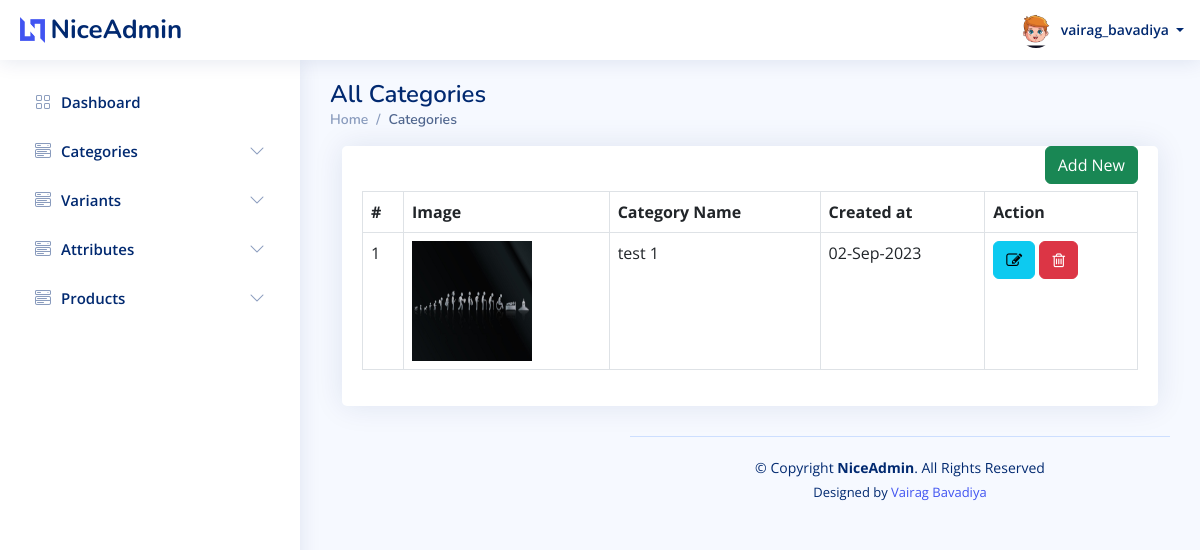
Page /admin/categories/all.php (signed in) on the committed database.
### tables this page shows
CREATE TABLE `users` (
  `id` int(20) NOT NULL,
  `u_name` varchar(50) NOT NULL,
  `email` varchar(50) NOT NULL,
  `phone_no` varchar(10) NOT NULL,
  `password` varchar(10) NOT NULL,
  `u_type_id` int(20) NOT NULL,
  `u_profile` varchar(100) NOT NULL,
  `created_at` datetime NOT NULL,
  `updated_at` datetime NOT NULL,
  `created_by` int(20) DEFAULT NULL,
  `updated_by` int(20) DEFAULT NULL,
  `is_active` tinyint(1) NOT NULL
);

CREATE TABLE `category` (
  `id` int(20) NOT NULL,
  `category_name` varchar(20) NOT NULL,
  `category_description` text NOT NULL,
  `image` varchar(50) NOT NULL,
  `created_by` varchar(50) NOT NULL,
  `updated_by` varchar(50) NOT NULL,
  `created_at` datetime NOT NULL,
  `updated_at` datetime NOT NULL,
  `is_active` tinyint(1) NOT NULL
);

### admin/categories/all.php (the view, shortened to what this page needs)
<?php
require('../config.php');
require('../header.php');
?>
<main id="main" class="main">
    <div class="pagetitle">
        <h1>All Categories</h1>
        <nav>
            <ol class="breadcrumb">
                <li class="breadcrumb-item active"><a href="/e-commerce/admin/dashboard.php">Home</a></li>
                <li class="breadcrumb-item active">Categories</li>
            </ol>
        </nav>
    </div>
    <section class="content">
        <div class="container-fluid">
            <div class="row">
                <div class="col-lg-12 grid-margin stretch-card">
                    <div class="card">
                        <div class="card-body">
                            <div style="margin-bottom: 45px;">
                                <a href="/e-commerce/admin/categories/create.php" class="btn btn-success" style="float: right; margin-left: 15px;">Add New</a>
                            </div>
                            <table class="table table-bordered datatable" id="table_id">
                                <thead>
                                    <tr>
                                        <th>#</th>
                                        <th>Image</th>
                                        <th>Category Name</th>
                                        <th>Created at</th>
                                        <th>Action</th>
                                    </tr>
                                </thead>
                                <tbody>
                                    <?php
                                    $query = "SELECT id,category_name,image,category_description,created_at from category ORDER BY id DESC";
                                    if ($result = $conn->query($query)) {
                                        $i = 0;
                                        while ($row = $result->fetch_assoc()) {
                                            $i++;
                                    ?>
                                            <tr>
                                                <td><?php echo $i; ?></td>
                                                <td>
                                                    <?php
                                                    if ($row['image'] == "")
                                                        echo "-";
                                                    else { ?>
                                                        <img height="120" width="120" src=" <?php echo $row['image']; ?>">
                                                    <?php
                                                    }
                                                    ?>
                                                </td>
                                                <td><?php echo $row['category_name']; ?></td>
                                                <td><?php echo date('d-M-Y', strtotime($row['created_at'])); ?></td>
                                                <td>
                                                    <a class="btn btn-info" href="edit.php?id=<?php echo $row["id"]; ?>"><i class="fa fa-edit"></i></a>
                                                    <a class="btn btn-danger" href="delete.php?id=<?php echo $row["id"]; ?>"><i class="fa fa-trash-o"></i></a>
                                                </td>
                                            </tr>
                                    <?php
                                        }
                                    }
                                    ?>
                                </tbody>
                            </table>
                        </div>
                    </div>
                </div>
            </div>
        </div>
    </section>
    <?php require('../footer.php'); ?>

### admin/header.php (shortened to what this page needs)
<?php
require("config.php");
?>
<!DOCTYPE html>
<html lang="en">
<head>
    <link rel="stylesheet" href="https://cdnjs.cloudflare.com/ajax/libs/font-awesome/4.7.0/css/font-awesome.min.css">
    <link href="/e-commerce/admin/assets/vendor/bootstrap/css/bootstrap.min.css" rel="stylesheet">
    <link href="/e-commerce/admin/assets/vendor/bootstrap-icons/bootstrap-icons.css" rel="stylesheet">
    <link href="/e-commerce/admin/assets/vendor/boxicons/css/boxicons.min.css" rel="stylesheet">
    <link href="/e-commerce/admin/assets/vendor/quill/quill.snow.css" rel="stylesheet">
    <link href="/e-commerce/admin/assets/vendor/quill/quill.bubble.css" rel="stylesheet">
    <link href="/e-commerce/admin/assets/vendor/remixicon/remixicon.css" rel="stylesheet">
    <link href="/e-commerce/admin/assets/vendor/simple-datatables/style.css" rel="stylesheet">
    <link href="/e-commerce/admin/assets/css/style.css" rel="stylesheet">
</head>
<body>
    <header id="header" class="header fixed-top d-flex align-items-center">
        <div class="d-flex align-items-center justify-content-between">
            <a href="dashboard.php" class="logo d-flex align-items-center">
                <img src="/e-commerce/admin/assets/img/logo.png" alt="">
                <span class="d-none d-lg-block">NiceAdmin</span>
            </a>
        </div>
        <nav class="header-nav ms-auto">
            <ul class="d-flex align-items-center">
                <li class="nav-item dropdown pe-3">
                    <a class="nav-link nav-profile d-flex align-items-center pe-0" href="#" data-bs-toggle="dropdown">
                        <?php
                        $sql = "SELECT u.id,u.u_name,u.email,u.phone_no,u.u_profile,u.is_active,ut.type_name FROM users as u,user_type as ut where u.id = " . $_SESSION['id'];
                        $result = $conn->query($sql);
                        $row = mysqli_fetch_assoc($result);
                        ?>
                        <img src="/e-commerce/admin/<?php echo $row['u_profile']; ?>" alt="Profile" class="rounded-circle">
                        <span class="d-none d-md-block dropdown-toggle ps-2">
                            <?php echo $row['u_name']; ?> </span>
                    </a>
                </li>
            </ul>
        </nav>
    </header>
    <aside id="sidebar" class="sidebar">
        <ul class="sidebar-nav" id="sidebar-nav">
            <li class="nav-item">
                <a class="nav-link collapsed" href="/e-commerce/admin/dashboard.php">
                    <i class="bi bi-grid"></i>
                    <span>Dashboard</span>
                </a>
            </li>
            <li class="nav-item">
                <a class="nav-link collapsed" data-bs-target="#components-nav" data-bs-toggle="collapse" href="#" aria-expanded="false">
                    <i class="bi bi-menu-button-wide"></i><span>Categories</span><i class="bi bi-chevron-down ms-auto"></i>
                </a>
            </li>
            <li class="nav-item">
                <a class="nav-link collapsed" data-bs-target="#variants-nav" data-bs-toggle="collapse" href="#">
                    <i class="bi bi-menu-button-wide"></i><span>Variants</span><i class="bi bi-chevron-down ms-auto"></i>
                </a>
            </li>
            <li class="nav-item">
                <a class="nav-link collapsed" data-bs-target="#attributes-nav" data-bs-toggle="collapse" href="#">
                    <i class="bi bi-menu-button-wide"></i><span>Attributes</span><i class="bi bi-chevron-down ms-auto"></i>
                </a>
            </li>
            <li class="nav-item">
                <a class="nav-link collapsed" data-bs-target="#products-nav" data-bs-toggle="collapse" href="#">
                    <i class="bi bi-menu-button-wide"></i><span>Products</span><i class="bi bi-chevron-down ms-auto"></i>
                </a>
            </li>
        </ul>
    </aside>

### admin/assets/css/style.css (style rules this page uses)
:root { scroll-behavior: smooth; }
body { font-family: "Open Sans", sans-serif; background: #f6f9ff; color: #444444; }
a { color: #4154f1; text-decoration: none; }
h1, h2, h3, h4, h5, h6 { font-family: "Nunito", sans-serif; }
#main { margin-top: 60px; padding: 20px 30px; transition: all 0.3s; }
.pagetitle { margin-bottom: 10px; }
.pagetitle h1 { font-size: 24px; margin-bottom: 0; font-weight: 600; color: #012970; }
.card { margin-bottom: 30px; border: none; border-radius: 5px; box-shadow: 0px 0 30px rgba(1, 41, 112, 0.1); }
.card-body { padding: 0 20px 20px 20px; }
.breadcrumb { font-size: 14px; font-family: "Nunito", sans-serif; color: #899bbd; font-weight: 600; }
.breadcrumb a { color: #899bbd; transition: 0.3s; }
.breadcrumb .breadcrumb-item::before { color: #899bbd; }
.breadcrumb .active { color: #51678f; font-weight: 600; }
.logo { line-height: 1; }
@media (min-width: 1200px) { .logo { width: 280px; } }
.logo img { max-height: 26px; margin-right: 6px; }
.logo span { font-size: 26px; font-weight: 700; color: #012970; font-family: "Nunito", sans-serif; }
.header { transition: all 0.5s; z-index: 997; height: 60px; box-shadow: 0px 2px 20px rgba(1, 41, 112, 0.1); background-color: #fff; padding-left: 20px; }
.header-nav ul { list-style: none; }
.header-nav>ul { margin: 0; padding: 0; }
.header-nav .nav-profile { color: #012970; }
.header-nav .nav-profile img { max-height: 36px; }
.header-nav .nav-profile span { font-size: 14px; font-weight: 600; }
.sidebar { position: fixed; top: 60px; left: 0; bottom: 0; width: 300px; z-index: 996; transition: all 0.3s; padding: 20px; overflow-y: auto; scrollbar-width: thin; scrollbar-color: #aab7cf transparent; box-shadow: 0px 0px 20px rgba(1, 41, 112, 0.1); background-color: #fff; }
@media (min-width: 1200px) { #main, #footer { margin-left: 300px; } }
.sidebar-nav { padding: 0; margin: 0; list-style: none; }
.sidebar-nav li { padding: 0; margin: 0; list-style: none; }
.sidebar-nav .nav-item { margin-bottom: 5px; }
.sidebar-nav .nav-link { display: flex; align-items: center; font-size: 15px; font-weight: 600; color: #4154f1; transition: 0.3; background: #f6f9ff; padding: 10px 15px; border-radius: 4px; }
.sidebar-nav .nav-link i { font-size: 16px; margin-right: 10px; color: #4154f1; }
.sidebar-nav .nav-link.collapsed { color: #012970; background: #fff; }
.sidebar-nav .nav-link.collapsed i { color: #899bbd; }
.sidebar-nav .nav-link .bi-chevron-down { margin-right: 0; transition: transform 0.2s ease-in-out; }

### rows in the picture
users: u_profile (picture), u_name "vairag_bavadiya"
category: image (picture), category_name "test 1", created_at "02-Sep-2023"
